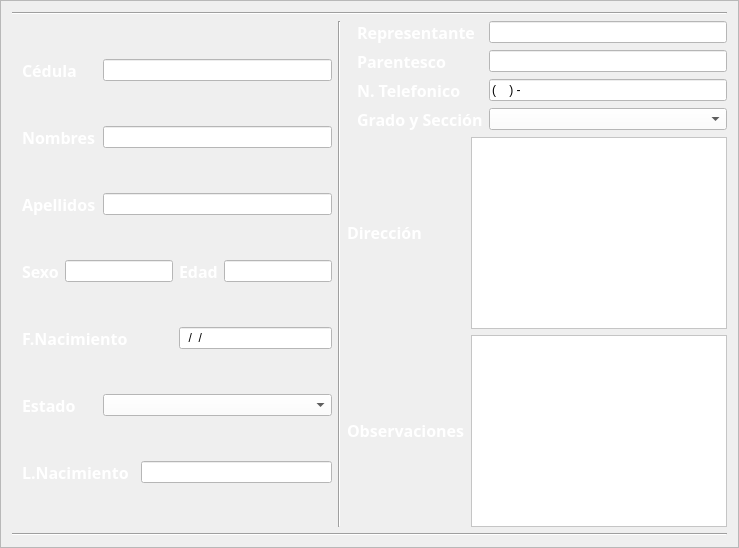
       <widget class="QFrame" name="bodyframe">
        <property name="frameShape">
         <enum>QFrame::Shape::StyledPanel</enum>
        </property>
        <property name="frameShadow">
         <enum>QFrame::Shadow::Raised</enum>
        </property>
        <layout class="QGridLayout" name="gridLayout_8">
         <item row="0" column="0" colspan="3">
          <widget class="Line" name="line">
           <property name="orientation">
            <enum>Qt::Orientation::Horizontal</enum>
           </property>
          </widget>
         </item>
         <item row="2" column="1" rowspan="2">
          <widget class="Line" name="line_2">
           <property name="orientation">
            <enum>Qt::Orientation::Vertical</enum>
           </property>
          </widget>
         </item>
         <item row="2" column="0" rowspan="2">
          <layout class="QGridLayout" name="gridLayout">
           <property name="leftMargin">
            <number>10</number>
           </property>
           <item row="4" column="4" colspan="2">
            <widget class="QLineEdit" name="qlinee_EfnacimientoInfo">
             <property name="enabled">
              <bool>true</bool>
             </property>
             <property name="styleSheet">
              <string notr="true">background-color: rgb(255, 255, 255);
color: rgb(0, 0, 0);</string>
             </property>
             <property name="inputMask">
              <string>99/99/9999</string>
             </property>
             <property name="text">
              <string>//</string>
             </property>
             <property name="readOnly">
              <bool>true</bool>
             </property>
            </widget>
           </item>
           <item row="3" column="0">
            <widget class="QLabel" name="ql_EsexoText">
             <property name="font">
              <font>
               <family>Poppins</family>
               <pointsize>12</pointsize>
               <bold>true</bold>
              </font>
             </property>
             <property name="styleSheet">
              <string notr="true">color: rgb(255, 255, 255);</string>
             </property>
             <property name="text">
              <string>&lt;html&gt;&lt;head/&gt;&lt;body&gt;&lt;p&gt;Sexo&lt;/p&gt;&lt;/body&gt;&lt;/html&gt;</string>
             </property>
             <property name="textFormat">
              <enum>Qt::TextFormat::AutoText</enum>
             </property>
             <property name="alignment">
              <set>Qt::AlignmentFlag::AlignLeading|Qt::AlignmentFlag::AlignLeft|Qt::AlignmentFlag::AlignVCenter</set>
             </property>
            </widget>
           </item>
           <item row="3" column="1" colspan="3">
            <widget class="QLineEdit" name="qlinee_EsexoInfo">
             <property name="enabled">
              <bool>true</bool>
             </property>
             <property name="styleSheet">
              <string notr="true">background-color: rgb(255, 255, 255);
color: rgb(0, 0, 0);</string>
             </property>
             <property name="text">
              <string/>
             </property>
             <property name="readOnly">
              <bool>true</bool>
             </property>
            </widget>
           </item>
           <item row="1" column="2" colspan="4">
            <widget class="QLineEdit" name="qlinee_EnombresInfo">
             <property name="enabled">
              <bool>true</bool>
             </property>
             <property name="styleSheet">
              <string notr="true">background-color: rgb(255, 255, 255);
color: rgb(0, 0, 0);</string>
             </property>
             <property name="text">
              <string/>
             </property>
             <property name="readOnly">
              <bool>true</bool>
             </property>
            </widget>
           </item>
           <item row="6" column="3" colspan="3">
            <widget class="QLineEdit" name="qlinee_ElnacimientoInfo">
             <property name="enabled">
              <bool>true</bool>
             </property>
             <property name="styleSheet">
              <string notr="true">background-color: rgb(255, 255, 255);
color: rgb(0, 0, 0);</string>
             </property>
             <property name="text">
              <string/>
             </property>
             <property name="readOnly">
              <bool>true</bool>
             </property>
            </widget>
           </item>
           <item row="0" column="2" colspan="4">
            <widget class="QLineEdit" name="qlinee_EcedulaInfo">
             <property name="enabled">
              <bool>true</bool>
             </property>
             <property name="styleSheet">
              <string notr="true">background-color: rgb(255, 255, 255);
color: rgb(0, 0, 0);</string>
             </property>
             <property name="text">
              <string/>
             </property>
             <property name="frame">
              <bool>true</bool>
             </property>
             <property name="echoMode">
              <enum>QLineEdit::EchoMode::Normal</enum>
             </property>
             <property name="dragEnabled">
              <bool>false</bool>
             </property>
             <property name="readOnly">
              <bool>true</bool>
             </property>
             <property name="clearButtonEnabled">
              <bool>false</bool>
             </property>
            </widget>
           </item>
           <item row="2" column="0" colspan="2">
            <widget class="QLabel" name="ql_EapellidosText">
             <property name="font">
              <font>
               <family>Poppins</family>
               <pointsize>12</pointsize>
               <bold>true</bold>
              </font>
             </property>
             <property name="styleSheet">
              <string notr="true">color: rgb(255, 255, 255);</string>
             </property>
             <property name="text">
              <string>&lt;html&gt;&lt;head/&gt;&lt;body&gt;&lt;p&gt;Apellidos&lt;/p&gt;&lt;/body&gt;&lt;/html&gt;</string>
             </property>
             <property name="textFormat">
              <enum>Qt::TextFormat::AutoText</enum>
             </property>
             <property name="alignment">
              <set>Qt::AlignmentFlag::AlignLeading|Qt::AlignmentFlag::AlignLeft|Qt::AlignmentFlag::AlignVCenter</set>
             </property>
            </widget>
           </item>
           <item row="2" column="2" colspan="4">
            <widget class="QLineEdit" name="qlinee_EapellidosInfo">
             <property name="enabled">
              <bool>true</bool>
             </property>
             <property name="styleSheet">
              <string notr="true">background-color: rgb(255, 255, 255);
color: rgb(0, 0, 0);</string>
             </property>
             <property name="text">
              <string/>
             </property>
             <property name="readOnly">
              <bool>true</bool>
             </property>
            </widget>
           </item>
           <item row="4" column="0" colspan="4" alignment="Qt::AlignmentFlag::AlignLeft">
            <widget class="QLabel" name="ql_EfnacimientoText">
             <property name="font">
              <font>
               <family>Poppins</family>
               <pointsize>12</pointsize>
               <bold>true</bold>
              </font>
             </property>
             <property name="styleSheet">
              <string notr="true">color: rgb(255, 255, 255);</string>
             </property>
             <property name="text">
              <string>&lt;html&gt;&lt;head/&gt;&lt;body&gt;&lt;p&gt;F.Nacimiento&lt;/p&gt;&lt;/body&gt;&lt;/html&gt;</string>
             </property>
             <property name="textFormat">
              <enum>Qt::TextFormat::AutoText</enum>
             </property>
             <property name="alignment">
              <set>Qt::AlignmentFlag::AlignLeading|Qt::AlignmentFlag::AlignLeft|Qt::AlignmentFlag::AlignVCenter</set>
             </property>
            </widget>
           </item>
           <item row="0" column="0" colspan="2" alignment="Qt::AlignmentFlag::AlignLeft">
            <widget class="QLabel" name="ql_EcedulaText">
             <property name="font">
              <font>
               <family>Poppins</family>
               <pointsize>12</pointsize>
               <bold>true</bold>
              </font>
             </property>
             <property name="styleSheet">
              <string notr="true">color: rgb(255, 255, 255);</string>
             </property>
             <property name="text">
              <string>&lt;html&gt;&lt;head/&gt;&lt;body&gt;&lt;p&gt;Cédula&lt;/p&gt;&lt;/body&gt;&lt;/html&gt;</string>
             </property>
             <property name="textFormat">
              <enum>Qt::TextFormat::AutoText</enum>
             </property>
             <property name="alignment">
              <set>Qt::AlignmentFlag::AlignLeading|Qt::AlignmentFlag::AlignLeft|Qt::AlignmentFlag::AlignVCenter</set>
             </property>
            </widget>
           </item>
           <item row="3" column="5">
            <widget class="QLineEdit" name="qlinee_EedadInfo">
             <property name="enabled">
              <bool>true</bool>
             </property>
             <property name="styleSheet">
              <string notr="true">background-color: rgb(255, 255, 255);
color: rgb(0, 0, 0);</string>
             </property>
             <property name="text">
              <string/>
             </property>
             <property name="readOnly">
              <bool>true</bool>
             </property>
            </widget>
           </item>
           <item row="5" column="0" colspan="2" alignment="Qt::AlignmentFlag::AlignLeft">
            <widget class="QLabel" name="ql_EestadosText">
             <property name="font">
              <font>
               <family>Poppins</family>
               <pointsize>12</pointsize>
               <bold>true</bold>
              </font>
             </property>
             <property name="styleSheet">
              <string notr="true">color: rgb(255, 255, 255);</string>
             </property>
             <property name="text">
              <string>&lt;html&gt;&lt;head/&gt;&lt;body&gt;&lt;p&gt;Estado&lt;/p&gt;&lt;/body&gt;&lt;/html&gt;</string>
             </property>
             <property name="textFormat">
              <enum>Qt::TextFormat::AutoText</enum>
             </property>
             <property name="alignment">
              <set>Qt::AlignmentFlag::AlignLeading|Qt::AlignmentFlag::AlignLeft|Qt::AlignmentFlag::AlignVCenter</set>
             </property>
            </widget>
           </item>
           <item row="5" column="2" colspan="4">
            <widget class="QComboBox" name="cbox_EestadoInfo">
             <property name="enabled">
              <bool>true</bool>
             </property>
             <property name="styleSheet">
              <string notr="true">background-color: rgb(255, 255, 255);
color: rgb(0, 0, 0);</string>
             </property>
            </widget>
           </item>
           <item row="6" column="0" colspan="3" alignment="Qt::AlignmentFlag::AlignLeft">
            <widget class="QLabel" name="ql_ElnacimientoText">
             <property name="font">
              <font>
               <family>Poppins</family>
               <pointsize>12</pointsize>
               <bold>true</bold>
              </font>
             </property>
             <property name="styleSheet">
              <string notr="true">color: rgb(255, 255, 255);</string>
             </property>
             <property name="text">
              <string>&lt;html&gt;&lt;head/&gt;&lt;body&gt;&lt;p&gt;L.Nacimiento&lt;/p&gt;&lt;/body&gt;&lt;/html&gt;</string>
             </property>
             <property name="textFormat">
              <enum>Qt::TextFormat::AutoText</enum>
             </property>
             <property name="alignment">
              <set>Qt::AlignmentFlag::AlignLeading|Qt::AlignmentFlag::AlignLeft|Qt::AlignmentFlag::AlignVCenter</set>
             </property>
            </widget>
           </item>
           <item row="1" column="0" colspan="2">
            <widget class="QLabel" name="ql_EnombresText">
             <property name="font">
              <font>
               <family>Poppins</family>
               <pointsize>12</pointsize>
               <bold>true</bold>
              </font>
             </property>
             <property name="styleSheet">
              <string notr="true">color: rgb(255, 255, 255);</string>
             </property>
             <property name="text">
              <string>&lt;html&gt;&lt;head/&gt;&lt;body&gt;&lt;p&gt;Nombres&lt;/p&gt;&lt;/body&gt;&lt;/html&gt;</string>
             </property>
             <property name="textFormat">
              <enum>Qt::TextFormat::AutoText</enum>
             </property>
             <property name="alignment">
              <set>Qt::AlignmentFlag::AlignLeading|Qt::AlignmentFlag::AlignLeft|Qt::AlignmentFlag::AlignVCenter</set>
             </property>
            </widget>
           </item>
           <item row="3" column="4">
            <widget class="QLabel" name="ql_EedadText">
             <property name="font">
              <font>
               <family>Poppins</family>
               <pointsize>12</pointsize>
               <bold>true</bold>
              </font>
             </property>
             <property name="styleSheet">
              <string notr="true">color: rgb(255, 255, 255);</string>
             </property>
             <property name="text">
              <string>&lt;html&gt;&lt;head/&gt;&lt;body&gt;&lt;p&gt;Edad&lt;/p&gt;&lt;/body&gt;&lt;/html&gt;</string>
             </property>
             <property name="textFormat">
              <enum>Qt::TextFormat::AutoText</enum>
             </property>
             <property name="alignment">
              <set>Qt::AlignmentFlag::AlignLeading|Qt::AlignmentFlag::AlignLeft|Qt::AlignmentFlag::AlignVCenter</set>
             </property>
            </widget>
           </item>
          </layout>
         </item>
         <item row="3" column="2">
          <layout class="QGridLayout" name="gridLayout_2">
           <item row="0" column="0">
            <widget class="QLabel" name="ql_EdireccionText">
             <property name="font">
              <font>
               <family>Poppins</family>
               <pointsize>12</pointsize>
               <bold>true</bold>
              </font>
             </property>
             <property name="styleSheet">
              <string notr="true">color: rgb(255, 255, 255);</string>
             </property>
             <property name="text">
              <string>&lt;html&gt;&lt;head/&gt;&lt;body&gt;&lt;p&gt;Dirección&lt;/p&gt;&lt;/body&gt;&lt;/html&gt;</string>
             </property>
             <property name="textFormat">
              <enum>Qt::TextFormat::AutoText</enum>
             </property>
             <property name="alignment">
              <set>Qt::AlignmentFlag::AlignLeading|Qt::AlignmentFlag::AlignLeft|Qt::AlignmentFlag::AlignVCenter</set>
             </property>
            </widget>
           </item>
           <item row="1" column="1">
            <widget class="QPlainTextEdit" name="qpte_EobservacionesInfo">
             <property name="enabled">
              <bool>true</bool>
             </property>
             <property name="styleSheet">
              <string notr="true">background-color: rgb(255, 255, 255);
color: rgb(0, 0, 0);</string>
             </property>
             <property name="frameShape">
              <enum>QFrame::Shape::StyledPanel</enum>
             </property>
             <property name="frameShadow">
              <enum>QFrame::Shadow::Sunken</enum>
             </property>
             <property name="readOnly">
              <bool>true</bool>
             </property>
             <property name="plainText">
              <string/>
             </property>
            </widget>
           </item>
           <item row="0" column="1">
            <widget class="QPlainTextEdit" name="qpte_EdireccionInfo">
             <property name="styleSheet">
              <string notr="true">background-color: rgb(255, 255, 255);
color: rgb(0, 0, 0);</string>
             </property>
             <property name="readOnly">
              <bool>true</bool>
             </property>
             <property name="plainText">
              <string/>
             </property>
            </widget>
           </item>
           <item row="1" column="0">
            <widget class="QLabel" name="ql_EtobservacionText">
             <property name="font">
              <font>
               <family>Poppins</family>
               <pointsize>12</pointsize>
               <bold>true</bold>
              </font>
             </property>
             <property name="styleSheet">
              <string notr="true">color: rgb(255, 255, 255);</string>
             </property>
             <property name="text">
              <string>&lt;html&gt;&lt;head/&gt;&lt;body&gt;&lt;p&gt;Observaciones&lt;/p&gt;&lt;/body&gt;&lt;/html&gt;</string>
             </property>
             <property name="textFormat">
              <enum>Qt::TextFormat::AutoText</enum>
             </property>
             <property name="alignment">
              <set>Qt::AlignmentFlag::AlignLeading|Qt::AlignmentFlag::AlignLeft|Qt::AlignmentFlag::AlignVCenter</set>
             </property>
            </widget>
           </item>
          </layout>
         </item>
         <item row="5" column="0" colspan="3">
          <widget class="Line" name="line_3">
           <property name="orientation">
            <enum>Qt::Orientation::Horizontal</enum>
           </property>
          </widget>
         </item>
         <item row="2" column="2">
          <layout class="QFormLayout" name="formLayout">
           <property name="leftMargin">
            <number>10</number>
           </property>
           <item row="0" column="0">
            <widget class="QLabel" name="ql_ErepresentanteText">
             <property name="font">
              <font>
               <family>Poppins</family>
               <pointsize>12</pointsize>
               <bold>true</bold>
              </font>
             </property>
             <property name="styleSheet">
              <string notr="true">color: rgb(255, 255, 255);</string>
             </property>
             <property name="text">
              <string>&lt;html&gt;&lt;head/&gt;&lt;body&gt;&lt;p&gt;Representante&lt;/p&gt;&lt;/body&gt;&lt;/html&gt;</string>
             </property>
             <property name="alignment">
              <set>Qt::AlignmentFlag::AlignLeading|Qt::AlignmentFlag::AlignLeft|Qt::AlignmentFlag::AlignVCenter</set>
             </property>
            </widget>
           </item>
           <item row="0" column="1">
            <widget class="QLineEdit" name="qlinee_ErepresentanteInfo">
             <property name="enabled">
              <bool>true</bool>
             </property>
             <property name="styleSheet">
              <string notr="true">background-color: rgb(255, 255, 255);
color: rgb(0, 0, 0);</string>
             </property>
             <property name="text">
              <string/>
             </property>
             <property name="readOnly">
              <bool>true</bool>
             </property>
            </widget>
           </item>
           <item row="1" column="0">
            <widget class="QLabel" name="ql_EparentescoText">
             <property name="font">
              <font>
               <family>Poppins</family>
               <pointsize>12</pointsize>
               <bold>true</bold>
              </font>
             </property>
             <property name="styleSheet">
              <string notr="true">color: rgb(255, 255, 255);</string>
             </property>
             <property name="text">
              <string>&lt;html&gt;&lt;head/&gt;&lt;body&gt;&lt;p&gt;Parentesco&lt;/p&gt;&lt;/body&gt;&lt;/html&gt;</string>
             </property>
             <property name="textFormat">
              <enum>Qt::TextFormat::AutoText</enum>
             </property>
             <property name="alignment">
              <set>Qt::AlignmentFlag::AlignLeading|Qt::AlignmentFlag::AlignLeft|Qt::AlignmentFlag::AlignVCenter</set>
             </property>
            </widget>
           </item>
           <item row="1" column="1">
            <widget class="QLineEdit" name="qlinee_EparentescoInfo">
             <property name="enabled">
              <bool>true</bool>
             </property>
             <property name="styleSheet">
              <string notr="true">background-color: rgb(255, 255, 255);
color: rgb(0, 0, 0);</string>
             </property>
             <property name="text">
              <string/>
             </property>
             <property name="readOnly">
              <bool>true</bool>
             </property>
            </widget>
           </item>
           <item row="2" column="0">
            <widget class="QLabel" name="ql_EntelefonicoText">
             <property name="font">
              <font>
               <family>Poppins</family>
               <pointsize>12</pointsize>
               <bold>true</bold>
              </font>
             </property>
             <property name="styleSheet">
              <string notr="true">color: rgb(255, 255, 255);</string>
             </property>
             <property name="text">
              <string>&lt;html&gt;&lt;head/&gt;&lt;body&gt;&lt;p&gt;N. Telefonico&lt;/p&gt;&lt;/body&gt;&lt;/html&gt;</string>
             </property>
             <property name="textFormat">
              <enum>Qt::TextFormat::AutoText</enum>
             </property>
             <property name="alignment">
              <set>Qt::AlignmentFlag::AlignLeading|Qt::AlignmentFlag::AlignLeft|Qt::AlignmentFlag::AlignVCenter</set>
             </property>
            </widget>
           </item>
           <item row="2" column="1">
            <widget class="QLineEdit" name="qlinee_EntelefonicoInfo">
             <property name="enabled">
              <bool>true</bool>
             </property>
             <property name="styleSheet">
              <string notr="true">background-color: rgb(255, 255, 255);
color: rgb(0, 0, 0);</string>
             </property>
             <property name="inputMask">
              <string>(9999) -999999</string>
             </property>
             <property name="text">
              <string>() -</string>
             </property>
             <property name="readOnly">
              <bool>true</bool>
             </property>
            </widget>
           </item>
           <item row="3" column="0">
            <widget class="QLabel" name="ql_EgradoseccionText">
             <property name="font">
              <font>
               <family>Poppins</family>
               <pointsize>12</pointsize>
               <bold>true</bold>
              </font>
             </property>
             <property name="styleSheet">
              <string notr="true">color: rgb(255, 255, 255);</string>
             </property>
             <property name="text">
              <string>Grado y Sección</string>
             </property>
            </widget>
           </item>
           <item row="3" column="1">
            <widget class="QComboBox" name="cbox_Egradoseccion">
             <property name="styleSheet">
              <string notr="true">background-color: rgb(255, 255, 255);
color: rgb(0, 0, 0);</string>
             </property>
            </widget>
           </item>
          </layout>
         </item>
        </layout>
       </widget>
